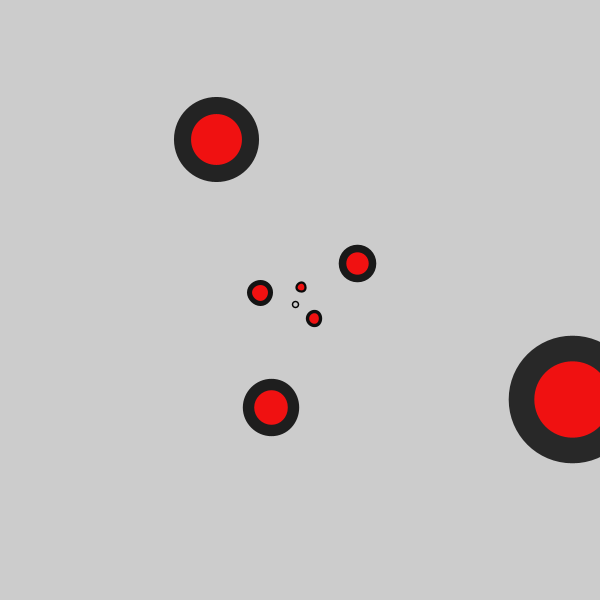
Frame 1 (no input)
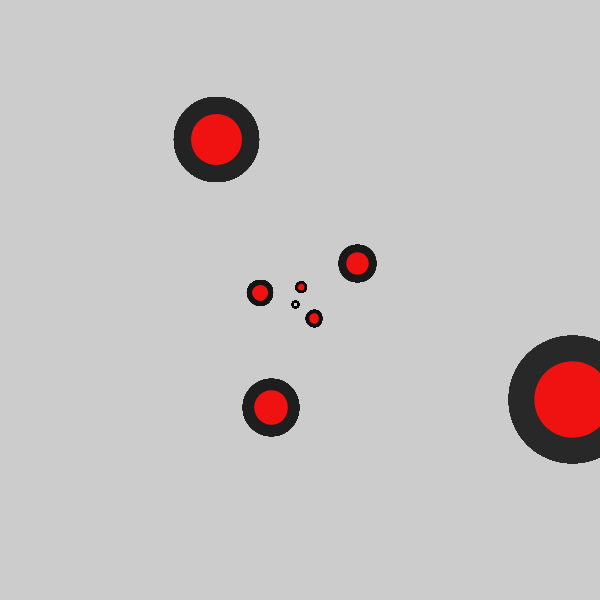
Frame 60 (the mouse pressed at the canvas centre just before this capture)
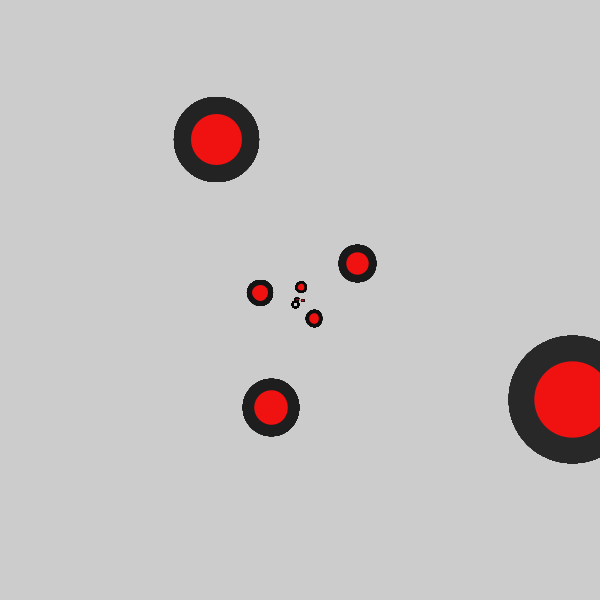
Frame 120 (the mouse held since frame 60 and released just before this capture)

The Processing sketch that drew these frames (run headless with seeded random() and noise(); from frame 60 on, the mouse is pressed at the canvas centre):

// Processing sketch: processing_77523
// ── processing_77523.pde

float N = 1000;
float th = 2.39997 ;
float c = 4 ;
float d = 4 ;
float r;
float x;
float y;
float a;

void setup()
{
size (600,600);
}
void draw()
{
noFill();
translate(width/2,height/2);
float sc = map(mouseX, 0,width, 1.5,0.01);
float ro = map(mouseY, 0,height, 0, HALF_PI);
for (float i=1 ; i<=N ; i++)
{
  r=c*sqrt(i);
  a=i*th;
  x=r*cos(a);
  y=r*sin(a);
  
stroke(i*5);
scale(sc);
rotate(ro);
  ellipse(x,y,d,d);
  fill (240,17,17);
}
}
